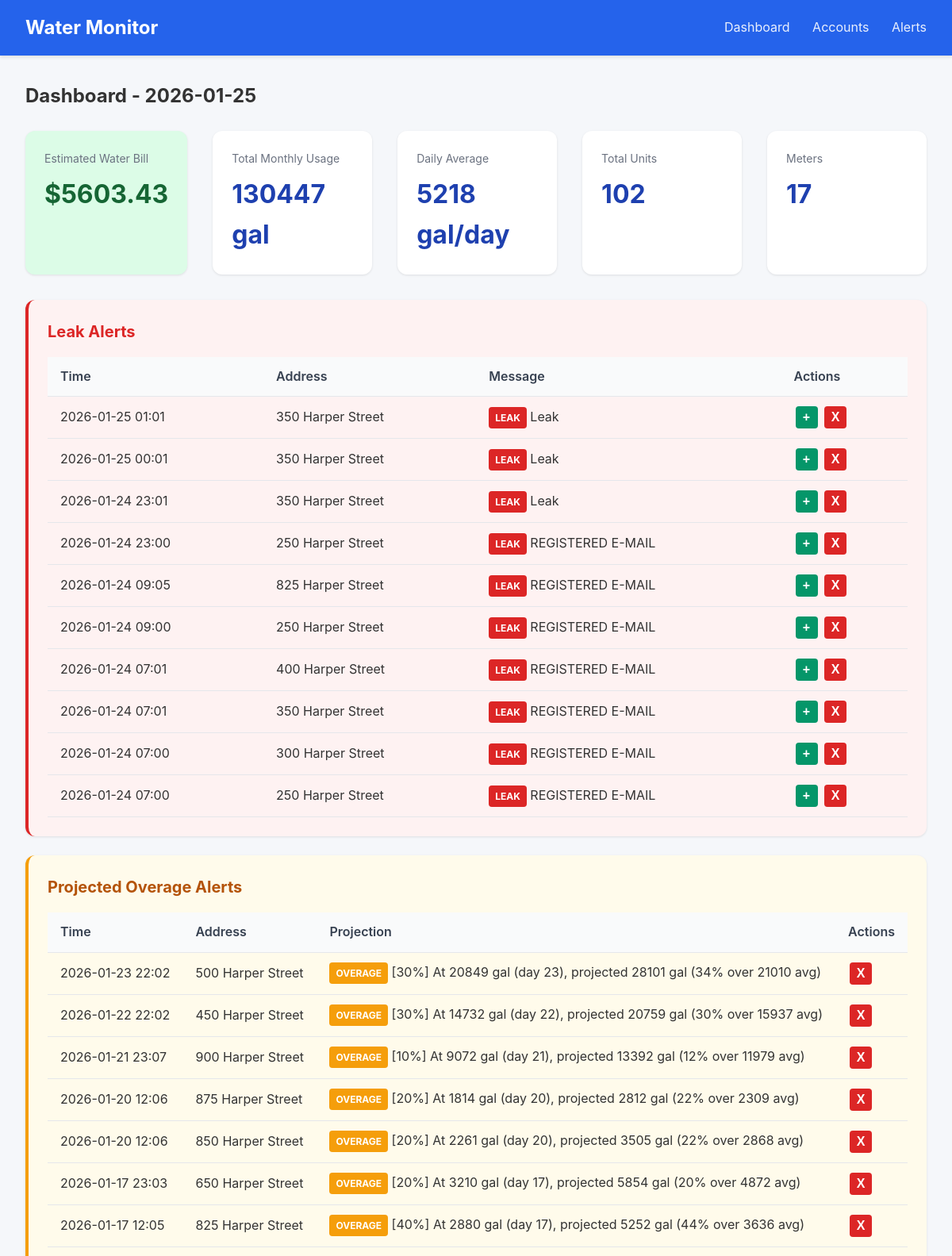
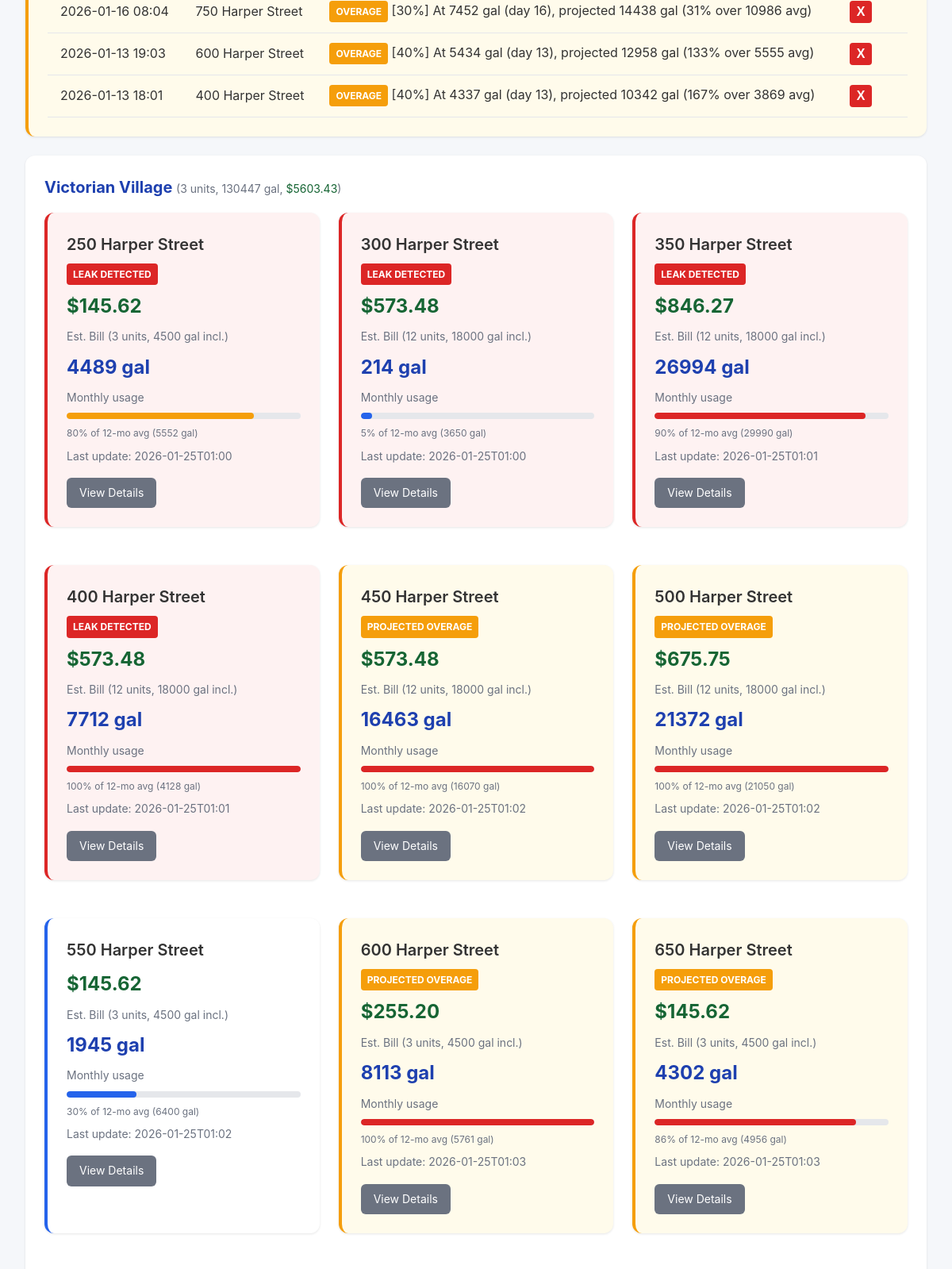
The page / (upper part) on the database its author committed (2 pictures, top to bottom).
### tables this page shows
CREATE TABLE accounts (
                id INTEGER PRIMARY KEY AUTOINCREMENT,
                email TEXT UNIQUE NOT NULL,
                password_encrypted TEXT NOT NULL,
                meter_id TEXT,
                account_number TEXT,
                address TEXT,
                building_name TEXT,
                unit_number TEXT,
                is_active INTEGER DEFAULT 1,
                last_scraped TIMESTAMP,
                created_at TIMESTAMP DEFAULT CURRENT_TIMESTAMP
            , avg_12mo REAL, monthly_usage REAL, unit_count INTEGER DEFAULT 1, leak_alerts INTEGER DEFAULT 1, min_overage_pct INTEGER DEFAULT 10);

CREATE TABLE scrape_logs (
                id INTEGER PRIMARY KEY AUTOINCREMENT,
                account_id INTEGER,
                status TEXT NOT NULL,
                message TEXT,
                created_at TIMESTAMP DEFAULT CURRENT_TIMESTAMP,
                FOREIGN KEY (account_id) REFERENCES accounts(id)
            );

### app.py (the view)
@app.route('/')
def dashboard():
    today = date.today()
    accounts = db.get_all_accounts()
    summaries = {s['account_id']: s for s in db.get_all_daily_summaries(today)}
    BASE_RATE = 47.54  # Water ($26.23) + Sewer ($21.31) per 1500 gal minimum
    OVERAGE_RATE = 30.33  # Per 1000 gallons over minimum
    MIN_GALLONS_PER_UNIT = 1500
    STORM_SEWAGE_FEE = 3.00  # Flat fee per meter
    meters = []
    total_monthly = 0
    total_daily_avg = 0
    total_units = 0
    total_estimated_bill = 0
    for account in accounts:
        monthly_usage = account.get('monthly_usage') or 0
        total_monthly += monthly_usage
        unit_count = account.get('unit_count') or 1
        total_units += unit_count
        included_gallons = MIN_GALLONS_PER_UNIT * unit_count
        base_cost = BASE_RATE * unit_count
        if monthly_usage > included_gallons:
            overage_gallons = monthly_usage - included_gallons
            overage_cost = (overage_gallons / 1000) * OVERAGE_RATE
        else:
            overage_cost = 0
        estimated_cost = base_cost + overage_cost + STORM_SEWAGE_FEE
        total_estimated_bill += estimated_cost
        avg_12mo = account.get('avg_12mo') or 3000  # Default until scraped
        days_in_month = today.day
        daily_avg = monthly_usage / days_in_month if days_in_month > 0 else 0
        total_daily_avg += daily_avg
        meters.append({
            'id': account['id'],
            'building': account['building_name'],
            'unit': account['unit_number'],
            'address': account.get('address', ''),
            'email': account['email'],
            'monthly_usage': monthly_usage,
            'daily_avg': daily_avg,
            'avg_12mo': avg_12mo,
            'last_scraped': account['last_scraped'],
            'leak_detected': False,  # Will be set from leak_alerts
            'unit_count': unit_count,
            'included_gallons': included_gallons,
            'estimated_cost': estimated_cost
        })
    buildings = {}
    for meter in meters:
        building = meter['building'] or 'Unknown'
        if building not in buildings:
            buildings[building] = []
        buildings[building].append(meter)
    recent_alerts = db.get_recent_alerts(10)
    with db.get_db() as conn:
        cursor = conn.cursor()
        cursor.execute('''
            SELECT sl.*, a.building_name, a.unit_number, a.address
            FROM scrape_logs sl
            JOIN accounts a ON sl.account_id = a.id
            WHERE sl.status = 'leak'
            ORDER BY sl.created_at DESC LIMIT 10
        ''')
        leak_alerts = [dict(row) for row in cursor.fetchall()]
        cursor.execute('''
            SELECT sl.*, a.building_name, a.unit_number, a.address
            FROM scrape_logs sl
            JOIN accounts a ON sl.account_id = a.id
            WHERE sl.status = 'overage_alert'
            AND sl.id IN (
                SELECT MAX(id) FROM scrape_logs
                WHERE status = 'overage_alert'
                GROUP BY account_id
            )
            ORDER BY sl.created_at DESC
        ''')
        overage_alerts = [dict(row) for row in cursor.fetchall()]
    leak_account_ids = {leak['account_id'] for leak in leak_alerts}
    overage_account_ids = {oa['account_id'] for oa in overage_alerts}
    for building_meters in buildings.values():
        for meter in building_meters:
            if meter['id'] in leak_account_ids:
                meter['leak_detected'] = True
            if meter['id'] in overage_account_ids:
                meter['overage_alert'] = True
    return render_template('dashboard.html',
                           buildings=buildings,
                           total_monthly=total_monthly,
                           total_daily_avg=total_daily_avg,
                           total_units=total_units,
                           total_estimated_bill=total_estimated_bill,
                           meter_count=len(meters),
                           today=today,
                           alerts=recent_alerts,
                           leak_alerts=leak_alerts,
                           overage_alerts=overage_alerts)

### database.py (called while the page is built)
@contextmanager
def get_db():
    conn = sqlite3.connect(config.DATABASE_PATH)
    conn.row_factory = sqlite3.Row
    try:
        yield conn
        conn.commit()
    finally:
        conn.close()

def get_all_accounts() -> list:
    with get_db() as conn:
        cursor = conn.cursor()
        cursor.execute('SELECT * FROM accounts WHERE is_active = 1 ORDER BY building_name, unit_number')
        return [dict(row) for row in cursor.fetchall()]

def get_all_daily_summaries(reading_date: date) -> list:
    with get_db() as conn:
        cursor = conn.cursor()
        cursor.execute('''
            SELECT ds.*, a.building_name, a.unit_number, a.email
            FROM daily_summaries ds
            JOIN accounts a ON ds.account_id = a.id
            WHERE ds.reading_date = ?
            ORDER BY a.building_name, a.unit_number
        ''', (reading_date,))
        return [dict(row) for row in cursor.fetchall()]

def get_recent_alerts(limit: int = 50) -> list:
    with get_db() as conn:
        cursor = conn.cursor()
        cursor.execute('''
            SELECT ah.*, a.building_name, a.unit_number, ac.alert_type
            FROM alert_history ah
            LEFT JOIN accounts a ON ah.account_id = a.id
            JOIN alert_configs ac ON ah.alert_config_id = ac.id
            ORDER BY ah.triggered_at DESC
            LIMIT ?
        ''', (limit,))
        return [dict(row) for row in cursor.fetchall()]

### templates/dashboard.html (shortened to what this page needs)
{% extends "base.html" %}
{% block content %}
<h2 style="margin-bottom: 1.5rem;">Dashboard - {{ today }}</h2>
<div class="stats">
    <div class="stat-card" style="background: #dcfce7;">
        <div class="label">Estimated Water Bill</div>
        <div class="value" style="color: #166534;">${{ "%.2f"|format(total_estimated_bill) }}</div>
    </div>
    <div class="stat-card">
        <div class="label">Total Monthly Usage</div>
        <div class="value">{{ "%.0f"|format(total_monthly) }} gal</div>
    </div>
    <div class="stat-card">
        <div class="label">Daily Average</div>
        <div class="value">{{ "%.0f"|format(total_daily_avg) }} gal/day</div>
    </div>
    <div class="stat-card">
        <div class="label">Total Units</div>
        <div class="value">{{ total_units }}</div>
    </div>
    <div class="stat-card">
        <div class="label">Meters</div>
        <div class="value">{{ meter_count }}</div>
    </div>
</div>
{% if leak_alerts %}
<div class="card" style="border-left: 4px solid #dc2626; background: #fef2f2;">
    <h2 style="color: #dc2626;">Leak Alerts</h2>
    <table>
        <thead>
            <tr>
                <th>Time</th>
                <th>Address</th>
                <th>Message</th>
                <th>Actions</th>
            </tr>
        </thead>
        <tbody>
            {% for leak in leak_alerts %}
            <tr id="leak-row-{{ leak.id }}">
                <td>{{ leak.created_at[:16] if leak.created_at else '' }}</td>
                <td>{{ leak.address or (leak.building_name + ' - ' + leak.unit_number) }}</td>
                <td><span class="leak-alert">LEAK</span> {{ leak.message }}</td>
                <td>
                    <button class="btn-icon btn-add" onclick="addLeakAlert({{ leak.account_id }})" title="Add alert notification">+</button>
                    <button class="btn-icon btn-dismiss" onclick="dismissLeak({{ leak.id }})" title="Dismiss alert">X</button>
                </td>
            </tr>
            {% endfor %}
        </tbody>
    </table>
</div>
{% endif %}
{% if overage_alerts %}
<div class="card" style="border-left: 4px solid #f59e0b; background: #fffbeb;">
    <h2 style="color: #b45309;">Projected Overage Alerts</h2>
    <table>
        <thead>
            <tr>
                <th>Time</th>
                <th>Address</th>
                <th>Projection</th>
                <th>Actions</th>
            </tr>
        </thead>
        <tbody>
            {% for alert in overage_alerts %}
            <tr id="overage-row-{{ alert.id }}">
                <td>{{ alert.created_at[:16] if alert.created_at else '' }}</td>
                <td>{{ alert.address or (alert.building_name + ' - ' + alert.unit_number) }}</td>
                <td><span class="overage-alert">OVERAGE</span> {{ alert.message }}</td>
                <td>
                    <button class="btn-icon btn-dismiss" onclick="dismissOverage({{ alert.id }})" title="Dismiss alert">X</button>
                </td>
            </tr>
            {% endfor %}
        </tbody>
    </table>
</div>
{% endif %}
{% for building, meters in buildings.items()|sort %}
<div class="card">
    <h2>{{ building }}
        <span class="text-muted" style="font-weight: normal;">
            ({{ meters[0].unit_count }} units,
            {{ "%.0f"|format(meters|sum(attribute='monthly_usage')) }} gal,
            <span style="color: #166534;">${{ "%.2f"|format(meters|sum(attribute='estimated_cost')) }}</span>)
        </span>
    </h2>
    <div class="grid">
        {% for meter in meters|sort(attribute='unit') %}
        <div class="card meter-card {% if meter.leak_detected %}leak-detected{% elif meter.overage_alert %}overage-detected{% endif %}">
            <div class="unit mb-2">{{ meter.address or ('Unit ' + (meter.unit or 'N/A')) }}</div>
            {% if meter.leak_detected %}
            <div class="leak-alert mb-2">LEAK DETECTED</div>
            {% elif meter.overage_alert %}
            <div class="overage-alert mb-2">PROJECTED OVERAGE</div>
            {% endif %}
            <div class="estimated-cost mb-2">${{ "%.2f"|format(meter.estimated_cost) }}</div>
            <div class="text-muted mb-2">Est. Bill ({{ meter.unit_count }} units, {{ meter.included_gallons }} gal incl.)</div>
            <div class="usage mb-2">{{ "%.0f"|format(meter.monthly_usage) }} gal</div>
            <div class="text-muted mb-2">Monthly usage</div>
            {% set max_usage = meter.avg_12mo if meter.avg_12mo > 0 else 3000 %}
            {% set pct = (meter.monthly_usage / max_usage * 100)|int %}
            {% set pct = pct if pct <= 100 else 100 %}
            <div class="usage-bar {% if pct > 80 %}usage-high{% elif pct > 50 %}usage-medium{% endif %} mb-2">
                <div class="fill" style="width: {{ pct }}%"></div>
            </div>
            <div class="text-muted mb-2" style="font-size: 0.75rem;">
                {{ "%.0f"|format(pct) }}% of 12-mo avg ({{ "%.0f"|format(max_usage) }} gal)
            </div>
            <div class="text-muted">
                {% if meter.last_scraped %}
                Last update: {{ meter.last_scraped[:16] }}
                {% endif %}
            </div>
            <div class="mt-4">
                <a href="{{ url_for('meter_detail', account_id=meter.id) }}" class="btn btn-secondary">
                    View Details
                </a>
            </div>
        </div>
        {% endfor %}
    </div>
</div>
{% endfor %}
{% endblock %}

### templates/base.html (style rules this page uses)
* { box-sizing: border-box; margin: 0; padding: 0; }
body { font-family: -apple-system, BlinkMacSystemFont, 'Segoe UI', Roboto, Oxygen, Ubuntu, sans-serif; background: #f5f7fa; color: #333; line-height: 1.6; }
.card { background: white; border-radius: 12px; box-shadow: 0 1px 3px rgba(0,0,0,0.1); padding: 1.5rem; margin-bottom: 1.5rem; }
.card h2 { margin-bottom: 1rem; color: #1e40af; font-size: 1.25rem; }
.grid { display: grid; grid-template-columns: repeat(auto-fill, minmax(300px, 1fr)); gap: 1.5rem; }
.stats { display: flex; gap: 2rem; margin-bottom: 2rem; }
.stat-card { background: white; border-radius: 12px; padding: 1.5rem; box-shadow: 0 1px 3px rgba(0,0,0,0.1); flex: 1; }
.stat-card .label { color: #6b7280; font-size: 0.875rem; margin-bottom: 0.5rem; }
.stat-card .value { font-size: 2rem; font-weight: 700; color: #1e40af; }
table { width: 100%; border-collapse: collapse; }
th, td { padding: 0.75rem 1rem; text-align: left; border-bottom: 1px solid #e5e7eb; }
th { background: #f9fafb; font-weight: 600; color: #374151; }
.btn { display: inline-block; padding: 0.5rem 1rem; border-radius: 6px; text-decoration: none; font-size: 0.875rem; cursor: pointer; border: none; }
.btn-secondary { background: #6b7280; color: white; }
.usage-bar { height: 8px; background: #e5e7eb; border-radius: 4px; overflow: hidden; }
.usage-bar .fill { height: 100%; background: #2563eb; border-radius: 4px; }
.usage-high .fill { background: #dc2626; }
.usage-medium .fill { background: #f59e0b; }
.meter-card { border-left: 4px solid #2563eb; }
.meter-card.leak-detected { border-left: 4px solid #dc2626; background: #fef2f2; }
.meter-card .unit { font-size: 1.25rem; font-weight: 600; }
.meter-card .usage { font-size: 1.5rem; font-weight: 700; color: #1e40af; }
.meter-card .estimated-cost { font-size: 1.5rem; font-weight: 700; color: #166534; }
.leak-alert { background: #dc2626; color: white; padding: 0.25rem 0.5rem; border-radius: 4px; font-size: 0.75rem; font-weight: 700; display: inline-block; animation: pulse 2s infinite; }
.overage-alert { background: #f59e0b; color: white; padding: 0.25rem 0.5rem; border-radius: 4px; font-size: 0.75rem; font-weight: 700; display: inline-block; }
.meter-card.overage-detected { border-left: 4px solid #f59e0b; background: #fffbeb; }
.btn-icon { width: 28px; height: 28px; border-radius: 4px; border: none; cursor: pointer; font-weight: bold; font-size: 1rem; margin: 0 2px; }
.btn-dismiss { background: #dc2626; color: white; }
.btn-add { background: #059669; color: white; }
.text-muted { color: #6b7280; font-size: 0.875rem; }
.mb-2 { margin-bottom: 0.5rem; }
.mt-4 { margin-top: 1rem; }

### rows shown on the page
accounts: created_at "2026-01-25 01:01", address "350 Harper Street", message "Leak", created_at "2026-01-25 00:01", created_at "2026-01-24 23:01", created_at "2026-01-24 07:01", message "REGISTERED E-MAIL", shows "LEAK DETECTED", estimated_cost "846.27", unit_count "12", included_gallons "18000", monthly_usage "26994", pct "90", avg_12mo "29990", last_scraped "2026-01-25T01:01"
accounts: created_at "2026-01-24 23:00", address "250 Harper Street", message "REGISTERED E-MAIL", created_at "2026-01-24 09:00", created_at "2026-01-24 07:00", building_name "Victorian Village", unit_count "3", meters "130447", meters "5603.43", shows "LEAK DETECTED", estimated_cost "145.62", included_gallons "4500", monthly_usage "4489", pct "80", avg_12mo "5552", last_scraped "2026-01-25T01:00"
accounts: created_at "2026-01-24 09:05", address "825 Harper Street", message "REGISTERED E-MAIL"
accounts: created_at "2026-01-24 07:01", address "400 Harper Street", message "REGISTERED E-MAIL", shows "LEAK DETECTED", estimated_cost "573.48", unit_count "12", included_gallons "18000", monthly_usage "7712", pct "100", avg_12mo "4128", last_scraped "2026-01-25T01:01"
accounts: created_at "2026-01-24 07:00", address "300 Harper Street", message "REGISTERED E-MAIL", shows "LEAK DETECTED", estimated_cost "573.48", unit_count "12", included_gallons "18000", monthly_usage "214", pct "5", avg_12mo "3650", last_scraped "2026-01-25T01:00"
accounts: created_at "2026-01-23 22:02", address "500 Harper Street", message "[30%] At 20849 gal (day 23), projected 28101 gal (34% over 21010 avg)", shows "PROJECTED OVERAGE", estimated_cost "675.75", unit_count "12", included_gallons "18000", monthly_usage "21372", pct "100", avg_12mo "21050", last_scraped "2026-01-25T01:02"
accounts: created_at "2026-01-22 22:02", address "450 Harper Street", message "[30%] At 14732 gal (day 22), projected 20759 gal (30% over 15937 avg)", shows "PROJECTED OVERAGE", estimated_cost "573.48", unit_count "12", included_gallons "18000", monthly_usage "16463", pct "100", avg_12mo "16070", last_scraped "2026-01-25T01:02"
accounts: created_at "2026-01-21 23:07", address "900 Harper Street", message "[10%] At 9072 gal (day 21), projected 13392 gal (12% over 11979 avg)"
scrape_logs: created_at "2026-01-20 12:06", address "875 Harper Street", message "[20%] At 1814 gal (day 20), projected 2812 gal (22% over 2309 avg)"
scrape_logs: created_at "2026-01-20 12:06", address "850 Harper Street", message "[20%] At 2261 gal (day 20), projected 3505 gal (22% over 2868 avg)"
scrape_logs: created_at "2026-01-17 23:03", address "650 Harper Street", message "[20%] At 3210 gal (day 17), projected 5854 gal (20% over 4872 avg)"
scrape_logs: created_at "2026-01-17 12:05", address "825 Harper Street", message "[40%] At 2880 gal (day 17), projected 5252 gal (44% over 3636 avg)"
scrape_logs: created_at "2026-01-16 08:04", address "750 Harper Street", message "[30%] At 7452 gal (day 16), projected 14438 gal (31% over 10986 avg)"
scrape_logs: created_at "2026-01-13 19:03", address "600 Harper Street", message "[40%] At 5434 gal (day 13), projected 12958 gal (133% over 5555 avg)"
scrape_logs: created_at "2026-01-13 18:01", address "400 Harper Street", message "[40%] At 4337 gal (day 13), projected 10342 gal (167% over 3869 avg)"
accounts: address "550 Harper Street", estimated_cost "145.62", unit_count "3", included_gallons "4500", monthly_usage "1945", pct "30", avg_12mo "6400", last_scraped "2026-01-25T01:02"
accounts: address "600 Harper Street", shows "PROJECTED OVERAGE", estimated_cost "255.20", unit_count "3", included_gallons "4500", monthly_usage "8113", pct "100", avg_12mo "5761", last_scraped "2026-01-25T01:03"
accounts: address "650 Harper Street", shows "PROJECTED OVERAGE", estimated_cost "145.62", unit_count "3", included_gallons "4500", monthly_usage "4302", pct "86", avg_12mo "4956", last_scraped "2026-01-25T01:03"

### other values the page prints
{{ "%.2f"|format(total_estimated_bill) }} "5603.43"
{{ "%.0f"|format(total_monthly) }} "130447"
{{ "%.0f"|format(total_daily_avg) }} "5218"
{{ total_units }} "102"
{{ meter_count }} "17"
